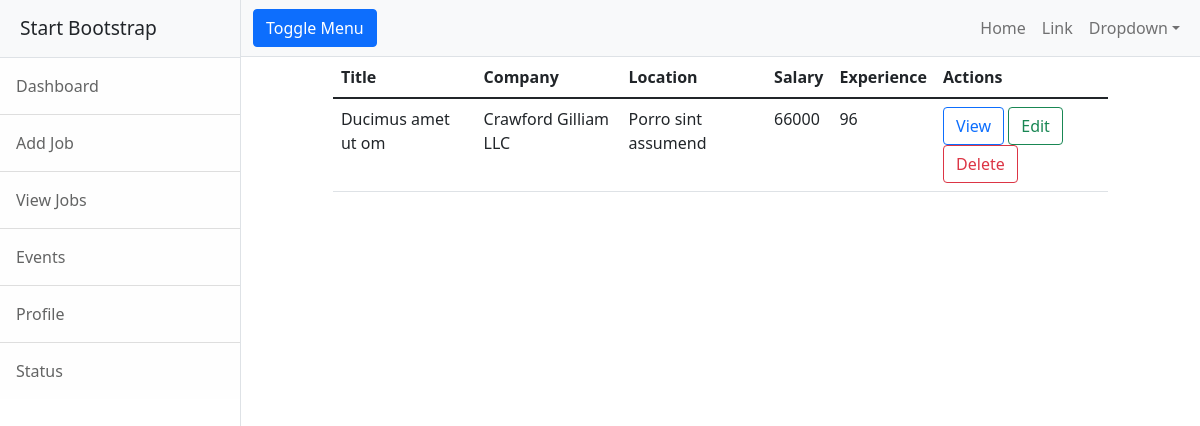
Page /view_jobs on the earlier database version.
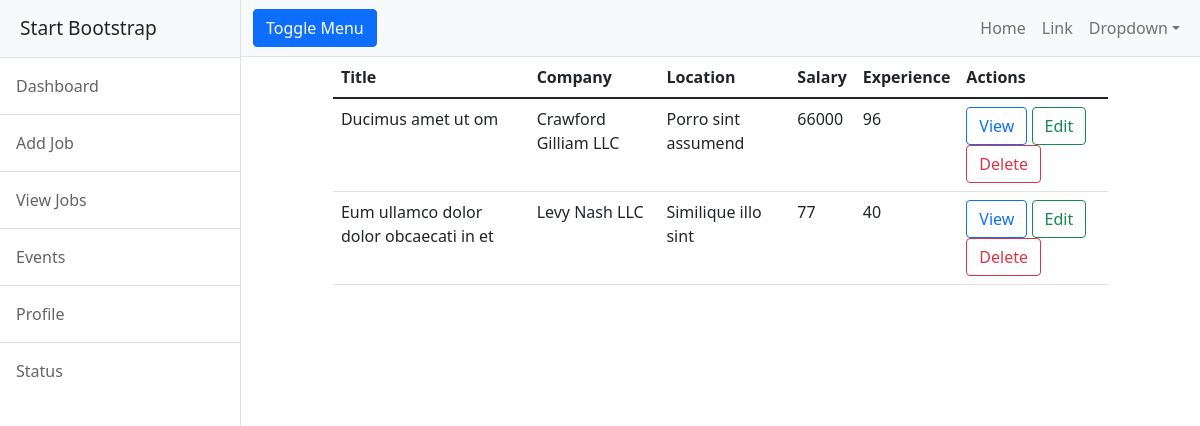
Same page on the later database version.
### employer/models.py (models this page shows, shortened)
class Job(models.Model):
    job_title = models.CharField(max_length=120)
    company = models.CharField(max_length=120)
    location = models.CharField(max_length=120)
    salary = models.PositiveIntegerField(null=True)
    experience = models.PositiveIntegerField(default=0)

### employer/views.py (the view)
# urls.py: path('view_jobs', views.ListJobsView.as_view(), name="emp-alljobs"),
class ListJobsView(View):
    def get(self, request):
        jobs = Job.objects.all()
        return render(request, 'emp-list_jobs.html', {'jobs': jobs})

### employer/templates/emp-list_jobs.html
{% extends 'base.html' %}
{% block content %}
<div class="row">
    <div class="col-1"></div>
    <div class="col-10">
        <table class="table">
            <thead>
                <tr>
                    <th>Title</th>
                    <th>Company</th>
                    <th>Location</th>
                    <th>Salary</th>
                    <th>Experience</th>
                    <th>Actions</th>
                </tr>
            </thead>
            <tbody>
                {% for job in jobs %}
                <tr>
                    <td>{{job.job_title}}</td>
                    <td>{{job.company}}</td>
                    <td>{{job.location}}</td>
                    <td>{{job.salary}}</td>
                    <td>{{job.experience}}</td>
                    <td>
                        <a href="{% url 'emp-jobdetail' job.id %}" class="btn btn-outline-primary">View</a>
                        <a href="" class="btn btn-outline-success">Edit</a>
                        <a href="" class="btn btn-outline-danger">Delete</a>
                    </td>
                </tr>
                {% endfor %}
            </tbody>
        </table>
    </div>
    <div class="col-1"></div>
</div>
{% endblock %}

### employer/templates/base.html (shortened to what this page needs)
<!DOCTYPE html>
{% load static %}
<html lang="en">
    <head>
        <link href="{% static 'css/styles.css' %}" rel="stylesheet" />
    </head>
    <body>
        <div class="d-flex" id="wrapper">
            <div class="border-end bg-white" id="sidebar-wrapper">
                <div class="sidebar-heading border-bottom bg-light">Start Bootstrap</div>
                <div class="list-group list-group-flush">
                    <a class="list-group-item list-group-item-action list-group-item-light p-3" href="#!">Dashboard</a>
                    <a class="list-group-item list-group-item-action list-group-item-light p-3" href="{% url 'emp-add_job' %}">Add Job</a>
                    <a class="list-group-item list-group-item-action list-group-item-light p-3" href="{% url 'emp-alljobs' %}">View Jobs</a>
                    <a class="list-group-item list-group-item-action list-group-item-light p-3" href="#!">Events</a>
                    <a class="list-group-item list-group-item-action list-group-item-light p-3" href="#!">Profile</a>
                    <a class="list-group-item list-group-item-action list-group-item-light p-3" href="#!">Status</a>
                </div>
            </div>
            <div id="page-content-wrapper">
                <nav class="navbar navbar-expand-lg navbar-light bg-light border-bottom">
                    <div class="container-fluid">
                        <button class="btn btn-primary" id="sidebarToggle">Toggle Menu</button>
                        <div class="collapse navbar-collapse" id="navbarSupportedContent">
                            <ul class="navbar-nav ms-auto mt-2 mt-lg-0">
                                <li class="nav-item active"><a class="nav-link" href="#!">Home</a></li>
                                <li class="nav-item"><a class="nav-link" href="#!">Link</a></li>
                                <li class="nav-item dropdown">
                                    <a class="nav-link dropdown-toggle" id="navbarDropdown" href="#" role="button" data-bs-toggle="dropdown" aria-haspopup="true" aria-expanded="false">Dropdown</a>
                                </li>
                            </ul>
                        </div>
                    </div>
                </nav>
                <div class="container-fluid">
                    {% block content %}
                    {% endblock %}
                </div>
            </div>
        </div>
    </body>
</html>

Differences in the rows shown:
added Job: job_title "Eum ullamco dolor dolor obcaecati in et", company "Levy Nash LLC", location "Similique illo sint", salary "77", experience "40"
